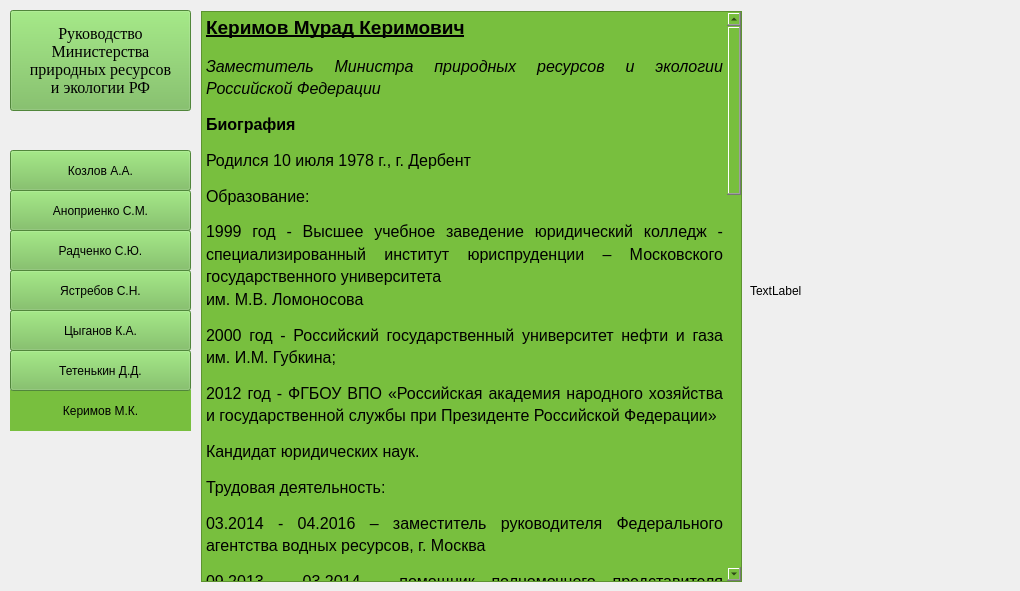
    <widget class="QWidget" name="page_kerimov">
     <widget class="QTextEdit" name="textEdit_info_kerimov">
      <property name="geometry">
       <rect>
        <x>201</x>
        <y>11</y>
        <width>541</width>
        <height>571</height>
       </rect>
      </property>
      <property name="styleSheet">
       <string notr="true">background-color: rgb(120, 191, 62);
font: 8pt &quot;Times New Roman&quot;;</string>
      </property>
      <property name="readOnly">
       <bool>true</bool>
      </property>
      <property name="html">
       <string>&lt;!DOCTYPE HTML PUBLIC &quot;-//W3C//DTD HTML 4.0//EN&quot; &quot;http://www.w3.org/TR/REC-html40/strict.dtd&quot;&gt;
&lt;html&gt;&lt;head&gt;&lt;meta name=&quot;qrichtext&quot; content=&quot;1&quot; /&gt;&lt;style type=&quot;text/css&quot;&gt;
p, li { white-space: pre-wrap; }
&lt;/style&gt;&lt;/head&gt;&lt;body style=&quot; font-family:'Times New Roman'; font-size:8pt; font-weight:400; font-style:normal;&quot;&gt;
&lt;p align=&quot;justify&quot; style=&quot; margin-top:12px; margin-bottom:12px; margin-left:0px; margin-right:0px; -qt-block-indent:0; text-indent:0px; line-height:125%;&quot;&gt;&lt;span style=&quot; font-size:14pt; font-weight:600; text-decoration: underline;&quot;&gt;Керимов Мурад Керимович&lt;/span&gt;&lt;/p&gt;
&lt;p align=&quot;justify&quot; style=&quot; margin-top:12px; margin-bottom:12px; margin-left:0px; margin-right:0px; -qt-block-indent:0; text-indent:0px; line-height:125%;&quot;&gt;&lt;span style=&quot; font-size:12pt; font-style:italic;&quot;&gt;Заместитель Министра природных ресурсов и экологии Российской Федерации&lt;/span&gt;&lt;/p&gt;
&lt;p align=&quot;justify&quot; style=&quot; margin-top:12px; margin-bottom:12px; margin-left:0px; margin-right:0px; -qt-block-indent:0; text-indent:0px; line-height:125%;&quot;&gt;&lt;span style=&quot; font-size:12pt; font-weight:600;&quot;&gt;Биография&lt;/span&gt;&lt;/p&gt;
&lt;p align=&quot;justify&quot; style=&quot; margin-top:12px; margin-bottom:12px; margin-left:0px; margin-right:0px; -qt-block-indent:0; text-indent:0px; line-height:125%;&quot;&gt;&lt;span style=&quot; font-size:12pt;&quot;&gt;Родился 10 июля 1978 г., г. Дербент&lt;/span&gt;&lt;/p&gt;
&lt;p align=&quot;justify&quot; style=&quot; margin-top:12px; margin-bottom:12px; margin-left:0px; margin-right:0px; -qt-block-indent:0; text-indent:0px; line-height:125%;&quot;&gt;&lt;span style=&quot; font-size:12pt;&quot;&gt;Образование:&lt;/span&gt;&lt;/p&gt;
&lt;p align=&quot;justify&quot; style=&quot; margin-top:12px; margin-bottom:12px; margin-left:0px; margin-right:0px; -qt-block-indent:0; text-indent:0px; line-height:125%;&quot;&gt;&lt;span style=&quot; font-size:12pt;&quot;&gt;1999 год - Высшее учебное заведение юридический колледж - специализированный институт юриспруденции – Московского государственного университета&lt;br /&gt;им. М.В. Ломоносова&lt;/span&gt;&lt;/p&gt;
&lt;p align=&quot;justify&quot; style=&quot; margin-top:12px; margin-bottom:12px; margin-left:0px; margin-right:0px; -qt-block-indent:0; text-indent:0px; line-height:125%;&quot;&gt;&lt;span style=&quot; font-size:12pt;&quot;&gt;2000 год - Российский государственный университет нефти и газа им. И.М. Губкина;&lt;/span&gt;&lt;/p&gt;
&lt;p align=&quot;justify&quot; style=&quot; margin-top:12px; margin-bottom:12px; margin-left:0px; margin-right:0px; -qt-block-indent:0; text-indent:0px; line-height:125%;&quot;&gt;&lt;span style=&quot; font-size:12pt;&quot;&gt;2012 год - ФГБОУ ВПО «Российская академия народного хозяйства и государственной службы при Президенте Российской Федерации»&lt;/span&gt;&lt;/p&gt;
&lt;p align=&quot;justify&quot; style=&quot; margin-top:12px; margin-bottom:12px; margin-left:0px; margin-right:0px; -qt-block-indent:0; text-indent:0px; line-height:125%;&quot;&gt;&lt;span style=&quot; font-size:12pt;&quot;&gt;Кандидат юридических наук.&lt;/span&gt;&lt;/p&gt;
&lt;p align=&quot;justify&quot; style=&quot; margin-top:12px; margin-bottom:12px; margin-left:0px; margin-right:0px; -qt-block-indent:0; text-indent:0px; line-height:125%;&quot;&gt;&lt;span style=&quot; font-size:12pt;&quot;&gt;Трудовая деятельность:&lt;/span&gt;&lt;/p&gt;
&lt;p align=&quot;justify&quot; style=&quot; margin-top:12px; margin-bottom:12px; margin-left:0px; margin-right:0px; -qt-block-indent:0; text-indent:0px; line-height:125%;&quot;&gt;&lt;span style=&quot; font-size:12pt;&quot;&gt;03.2014 - 04.2016 – заместитель руководителя Федерального агентства водных ресурсов, г. Москва&lt;/span&gt;&lt;/p&gt;
&lt;p align=&quot;justify&quot; style=&quot; margin-top:12px; margin-bottom:12px; margin-left:0px; margin-right:0px; -qt-block-indent:0; text-indent:0px; line-height:125%;&quot;&gt;&lt;span style=&quot; font-size:12pt;&quot;&gt;09.2013 - 03.2014 - помощник полномочного представителя Президента Российской Федерации в Дальневосточном федеральном округе Администрации Президента Российской Федерации, г. Хабаровск&lt;/span&gt;&lt;/p&gt;
&lt;p align=&quot;justify&quot; style=&quot; margin-top:12px; margin-bottom:12px; margin-left:0px; margin-right:0px; -qt-block-indent:0; text-indent:0px; line-height:125%;&quot;&gt;&lt;span style=&quot; font-size:12pt;&quot;&gt;03.2013 - 09.2013 - заместитель начальника департамента обеспечения деятельности Совета при Президенте Российской Федерации по развитию физической культуры и спорта Управления Президента Российской Федерации по обеспечению деятельности Государственного совета Российской Федерации Администрации Президента Российской Федерации, г. Москва&lt;/span&gt;&lt;/p&gt;
&lt;p align=&quot;justify&quot; style=&quot; margin-top:12px; margin-bottom:12px; margin-left:0px; margin-right:0px; -qt-block-indent:0; text-indent:0px; line-height:125%;&quot;&gt;&lt;span style=&quot; font-size:12pt;&quot;&gt;08.2011 - 03.2013 - советник федерального Министра на период полномочий Министра природных ресурсов и экологии Российской Федерации, г. Москва&lt;/span&gt;&lt;/p&gt;
&lt;p align=&quot;justify&quot; style=&quot; margin-top:12px; margin-bottom:12px; margin-left:0px; margin-right:0px; -qt-block-indent:0; text-indent:0px; line-height:125%;&quot;&gt;&lt;span style=&quot; font-size:12pt;&quot;&gt;12.2010 - 08.2011- заместитель начальника Департамента Федеральной службы по надзору в сфере природопользования по Центральному федеральному округу Департамента Федеральной службы по надзору в сфере природопользования по Центральному федеральному округу, г. Москва&lt;/span&gt;&lt;/p&gt;
&lt;p align=&quot;justify&quot; style=&quot; margin-top:12px; margin-bottom:12px; margin-left:0px; margin-right:0px; -qt-block-indent:0; text-indent:0px; line-height:125%;&quot;&gt;&lt;span style=&quot; font-size:12pt;&quot;&gt;2000 - 2010 - помощник Пресненского межрайонного прокурора, помощник, старший помощник Лефортовского межрайонного прокурора, прокурор отдела по надзору за исполнением законов в экологической сфере, на транспорте и в оборонном комплексе управления по надзору за соблюдением федерального законодательства прокуратуры, заместитель межрайонного природоохранного прокурора г. Москвы Прокуратуры города Москвы, г. Москва&lt;/span&gt;&lt;/p&gt;
&lt;p align=&quot;justify&quot; style=&quot; margin-top:12px; margin-bottom:12px; margin-left:0px; margin-right:0px; -qt-block-indent:0; text-indent:0px; line-height:125%;&quot;&gt;&lt;span style=&quot; font-size:12pt;&quot;&gt;Классный чин:&lt;/span&gt;&lt;/p&gt;
&lt;p align=&quot;justify&quot; style=&quot; margin-top:12px; margin-bottom:12px; margin-left:0px; margin-right:0px; -qt-block-indent:0; text-indent:0px; line-height:125%;&quot;&gt;&lt;span style=&quot; font-size:12pt;&quot;&gt;действительный государственный советник Российской Федерации 2 класса&lt;/span&gt;&lt;/p&gt;
&lt;p align=&quot;justify&quot; style=&quot; margin-top:12px; margin-bottom:12px; margin-left:0px; margin-right:0px; -qt-block-indent:0; text-indent:0px; line-height:125%;&quot;&gt;&lt;span style=&quot; font-size:12pt;&quot;&gt;Награды:&lt;/span&gt;&lt;/p&gt;
&lt;p align=&quot;justify&quot; style=&quot; margin-top:12px; margin-bottom:12px; margin-left:0px; margin-right:0px; -qt-block-indent:0; text-indent:0px; line-height:125%;&quot;&gt;&lt;span style=&quot; font-size:12pt;&quot;&gt;Медаль Ордена «За заслуги перед Отечеством» II степени, 2014 г.&lt;/span&gt;&lt;/p&gt;
&lt;p align=&quot;justify&quot; style=&quot; margin-top:12px; margin-bottom:12px; margin-left:0px; margin-right:0px; -qt-block-indent:0; text-indent:0px; line-height:125%;&quot;&gt;&lt;span style=&quot; font-size:12pt;&quot;&gt;Почетная грамота Президента РФ, 2015 г.&lt;/span&gt;&lt;/p&gt;
&lt;p align=&quot;justify&quot; style=&quot; margin-top:12px; margin-bottom:12px; margin-left:0px; margin-right:0px; -qt-block-indent:0; text-indent:0px; line-height:125%;&quot;&gt;&lt;span style=&quot; font-size:12pt;&quot;&gt;Медаль «Адмирал флота Советского Союза С.Г. Горшков» Минобороны России, 2016 г. и другие ведомственные награды&lt;/span&gt;&lt;/p&gt;
&lt;p align=&quot;justify&quot; style=&quot; margin-top:12px; margin-bottom:12px; margin-left:0px; margin-right:0px; -qt-block-indent:0; text-indent:0px; line-height:125%;&quot;&gt;&lt;span style=&quot; font-size:12pt;&quot;&gt;Благодарность Председателя Совета Федераций ФС РФ В.И. Матвиенко, 2017 г.&lt;/span&gt;&lt;/p&gt;
&lt;p align=&quot;justify&quot; style=&quot; margin-top:12px; margin-bottom:12px; margin-left:0px; margin-right:0px; -qt-block-indent:0; text-indent:0px; line-height:125%;&quot;&gt;&lt;span style=&quot; font-size:12pt;&quot;&gt;Памятная медаль «XIX Всемирный фестиваль молодежи и студентов 2017 года в&lt;br /&gt;г. Сочи», 2018 г.&lt;br /&gt;&lt;br /&gt;Благодарственное письмо Президента Российской Федерации, 2018 г.&lt;/span&gt;&lt;/p&gt;
&lt;p align=&quot;justify&quot; style=&quot; margin-top:12px; margin-bottom:12px; margin-left:0px; margin-right:0px; -qt-block-indent:0; text-indent:0px; line-height:125%;&quot;&gt;&lt;span style=&quot; font-size:12pt; font-weight:600;&quot;&gt;Курирует&lt;/span&gt;&lt;span style=&quot; font-size:12pt;&quot;&gt;:&lt;/span&gt;&lt;/p&gt;
&lt;p align=&quot;justify&quot; style=&quot; margin-top:12px; margin-bottom:12px; margin-left:0px; margin-right:0px; -qt-block-indent:0; text-indent:0px; line-height:125%;&quot;&gt;&lt;span style=&quot; font-size:12pt; text-decoration: underline;&quot;&gt;Департамент государственной политики и регулирования в сфере охраны окружающей среды и экологической безопасности&lt;/span&gt;&lt;/p&gt;
&lt;p align=&quot;justify&quot; style=&quot; margin-top:12px; margin-bottom:12px; margin-left:0px; margin-right:0px; -qt-block-indent:0; text-indent:0px; line-height:125%;&quot;&gt;&lt;span style=&quot; font-size:12pt; text-decoration: underline;&quot;&gt;Департамент государственной политики и регулирования в сфере обращения с отходами производства и потребления&lt;/span&gt;&lt;/p&gt;&lt;/body&gt;&lt;/html&gt;</string>
      </property>
     </widget>
     <widget class="QLabel" name="label_photo_kerimov">
      <property name="geometry">
       <rect>
        <x>750</x>
        <y>10</y>
        <width>261</width>
        <height>561</height>
       </rect>
      </property>
      <property name="minimumSize">
       <size>
        <width>200</width>
        <height>150</height>
       </size>
      </property>
      <property name="maximumSize">
       <size>
        <width>16777215</width>
        <height>16777215</height>
       </size>
      </property>
      <property name="text">
       <string>TextLabel</string>
      </property>
     </widget>
     <widget class="QPushButton" name="btn_show_tsiganov_7">
      <property name="geometry">
       <rect>
        <x>10</x>
        <y>310</y>
        <width>181</width>
        <height>41</height>
       </rect>
      </property>
      <property name="styleSheet">
       <string notr="true">font: 12pt &quot;Times New Roman&quot;;
background-color: rgb(114, 187, 83);</string>
      </property>
      <property name="text">
       <string>Цыганов К.А.</string>
      </property>
      <attribute name="buttonGroup">
       <string notr="true">buttonGroup_tsiganov</string>
      </attribute>
     </widget>
     <widget class="QPushButton" name="bnt_show_cozlov_7">
      <property name="geometry">
       <rect>
        <x>10</x>
        <y>150</y>
        <width>181</width>
        <height>41</height>
       </rect>
      </property>
      <property name="styleSheet">
       <string notr="true">font: 12pt &quot;Times New Roman&quot;;
background-color: rgb(114, 187, 83);</string>
      </property>
      <property name="text">
       <string>Козлов А.А.</string>
      </property>
      <attribute name="buttonGroup">
       <string notr="true">buttonGroup_cozlov</string>
      </attribute>
     </widget>
     <widget class="QPushButton" name="btn_return_main_page_7">
      <property name="geometry">
       <rect>
        <x>10</x>
        <y>10</y>
        <width>181</width>
        <height>101</height>
       </rect>
      </property>
      <property name="font">
       <font>
        <family>Times New Roman</family>
        <pointsize>12</pointsize>
        <weight>9</weight>
        <italic>false</italic>
        <bold>false</bold>
       </font>
      </property>
      <property name="styleSheet">
       <string notr="true">font: 75 12pt &quot;Times New Roman&quot;;
background-color: rgb(114, 187, 83);</string>
      </property>
      <property name="text">
       <string>Руководство
Министерства
природных ресурсов
и экологии РФ</string>
      </property>
      <attribute name="buttonGroup">
       <string notr="true">buttonGroup_back_all_people</string>
      </attribute>
     </widget>
     <widget class="QLabel" name="label_title_kerimov">
      <property name="geometry">
       <rect>
        <x>10</x>
        <y>390</y>
        <width>181</width>
        <height>41</height>
       </rect>
      </property>
      <property name="styleSheet">
       <string notr="true">font: 12pt &quot;Times New Roman&quot;;
background-color: rgb(120, 191, 62);</string>
      </property>
      <property name="text">
       <string>Керимов М.К.</string>
      </property>
      <property name="alignment">
       <set>Qt::AlignCenter</set>
      </property>
     </widget>
     <widget class="QPushButton" name="bnt_show_anoprienko_7">
      <property name="geometry">
       <rect>
        <x>10</x>
        <y>190</y>
        <width>181</width>
        <height>41</height>
       </rect>
      </property>
      <property name="styleSheet">
       <string notr="true">font: 12pt &quot;Times New Roman&quot;;
background-color: rgb(114, 187, 83);</string>
      </property>
      <property name="text">
       <string>Аноприенко С.М.</string>
      </property>
      <attribute name="buttonGroup">
       <string notr="true">buttonGroup_anoprienko</string>
      </attribute>
     </widget>
     <widget class="QPushButton" name="btn_show_yastrebov_7">
      <property name="geometry">
       <rect>
        <x>10</x>
        <y>270</y>
        <width>181</width>
        <height>41</height>
       </rect>
      </property>
      <property name="styleSheet">
       <string notr="true">font: 12pt &quot;Times New Roman&quot;;
background-color: rgb(114, 187, 83);</string>
      </property>
      <property name="text">
       <string>Ястребов С.Н.</string>
      </property>
      <attribute name="buttonGroup">
       <string notr="true">buttonGroup_yastrebov</string>
      </attribute>
     </widget>
     <widget class="QPushButton" name="btn_show_tetenkin_7">
      <property name="geometry">
       <rect>
        <x>10</x>
        <y>350</y>
        <width>181</width>
        <height>41</height>
       </rect>
      </property>
      <property name="styleSheet">
       <string notr="true">font: 12pt &quot;Times New Roman&quot;;
background-color: rgb(114, 187, 83);</string>
      </property>
      <property name="text">
       <string>Тетенькин Д.Д.</string>
      </property>
      <attribute name="buttonGroup">
       <string notr="true">buttonGroup_tetenkin</string>
      </attribute>
     </widget>
     <widget class="QPushButton" name="bnt_show_radchenko_7">
      <property name="geometry">
       <rect>
        <x>10</x>
        <y>230</y>
        <width>181</width>
        <height>41</height>
       </rect>
      </property>
      <property name="styleSheet">
       <string notr="true">font: 12pt &quot;Times New Roman&quot;;
background-color: rgb(114, 187, 83);</string>
      </property>
      <property name="text">
       <string>Радченко С.Ю.</string>
      </property>
      <attribute name="buttonGroup">
       <string notr="true">buttonGroup_radchenko</string>
      </attribute>
     </widget>
    </widget>
